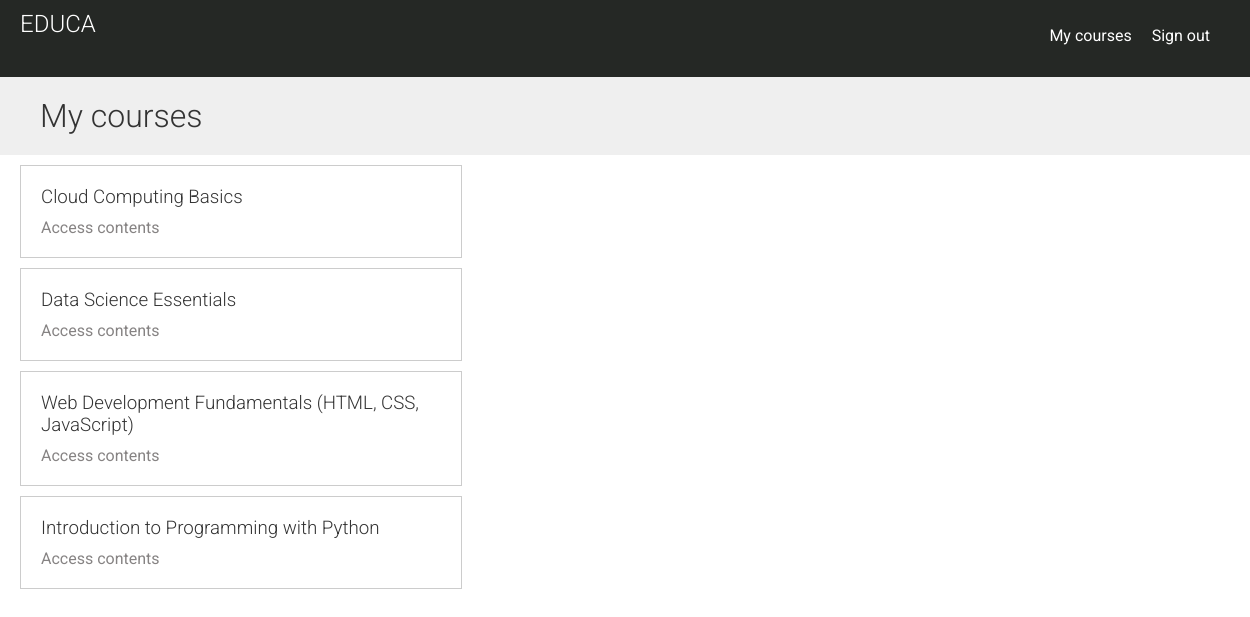
The page /students/courses/ (signed in) on the database its author committed.
### courses/models.py (models this page shows, shortened)
class Course(models.Model):
    owner = models.ForeignKey(
        User, related_name="courses_created", on_delete=models.CASCADE
    )
    subject = models.ForeignKey(
        Subject, related_name="courses", on_delete=models.CASCADE
    )
    title = models.CharField(max_length=200)
    slug = models.SlugField(max_length=200, unique=True)
    overview = models.TextField()
    created = models.DateTimeField(auto_now_add=True)
    students = models.ManyToManyField(User, related_name="courses_joined", blank=True)
    image = models.FileField(upload_to="images", blank=True)
    class Meta:
        ordering = ["-created"]

### students/views.py (the view)
# urls.py: path("courses/", views.StudentCourseListView.as_view(), name="student_course_list"),
class StudentCourseListView(LoginRequiredMixin, ListView):
    model = Course
    template_name = 'students/course/list.html'
    def get_queryset(self):
        qs = super().get_queryset()
        return qs.filter(students__in=[self.request.user])

### students/templates/students/course/list.html (shortened to what this page needs)
{% extends 'base.html' %}
{% block content %}
  <h1>My courses</h1>
  <div class="module">
    {% for course in object_list %}
      <div class="course-info">
        <h3>{{ course.title }}</h3>
        <p>
          <a href="{% url 'student_course_detail' course.id %}">Access contents</a>
        </p>
      </div>
    {% empty %}
      <p>
        You are not enrolled in any courses yet.
        <a href="{% url 'course_list' %}">Browse courses</a>
        to enroll on a course.
      </p>
    {% endfor %}
  </div>
{% endblock %}

### courses/static/css/base.css (style rules this page uses)
body { margin:0; font-family:'Roboto', sans-serif; font-weight:400; color:#333; }
a { color:#585353b8; text-decoration:none; }
h1, h2, h3, h4, h5, h6 { font-family:'Roboto', sans-serif; font-weight:300; }
h1 { background:#efefef; width:100%; overflow:auto; padding:20px 0 20px 40px; margin:0; }
.module { margin-left: 25; align-items: flex-start; padding:10px 20px; float:left; width:600px; }
.module h3 { margin:20px 0 0; padding:0; width:100%; }
.module p { margin:10px 0 20px; width:100%; float:left; }
.course-info { border:1px solid #ccc; padding:0 20px; margin-bottom:10px; width:400px; overflow:auto; }
.course-info a { margin-right:10px; }

### rows shown on the page
Course: title "Cloud Computing Basics"
Course: title "Data Science Essentials"
Course: title "Web Development Fundamentals (HTML, CSS, JavaScript)"
Course: title "Introduction to Programming with Python"
